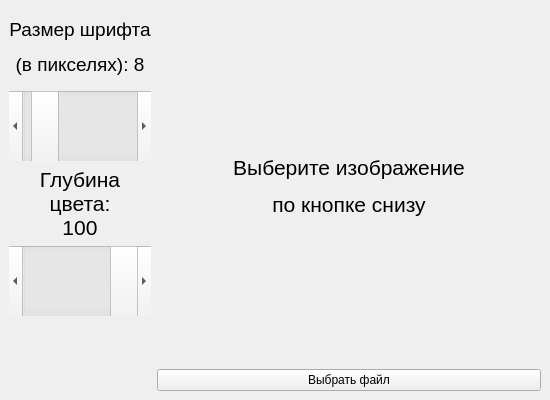
<?xml version="1.0" encoding="UTF-8"?>
<ui version="4.0">
 <class>MainWindow</class>
 <widget class="QMainWindow" name="MainWindow">
  <property name="geometry">
   <rect>
    <x>0</x>
    <y>0</y>
    <width>550</width>
    <height>400</height>
   </rect>
  </property>
  <property name="windowTitle">
   <string>MainWindow</string>
  </property>
  <property name="styleSheet">
   <string notr="true">QLabel{
font: 14pt &quot;Arial&quot;;
}</string>
  </property>
  <property name="iconSize">
   <size>
    <width>24</width>
    <height>24</height>
   </size>
  </property>
  <widget class="QWidget" name="centralwidget">
   <layout class="QHBoxLayout" name="horizontalLayout">
    <item>
     <layout class="QVBoxLayout" name="verticalLayout_2">
      <item>
       <widget class="QLabel" name="label_2">
        <property name="sizePolicy">
         <sizepolicy hsizetype="Preferred" vsizetype="Expanding">
          <horstretch>0</horstretch>
          <verstretch>0</verstretch>
         </sizepolicy>
        </property>
        <property name="text">
         <string>&lt;html&gt;&lt;head/&gt;&lt;body&gt;&lt;p&gt;&lt;span style=&quot; font-size:14pt;&quot;&gt;Размер шрифта&lt;/span&gt;&lt;/p&gt;&lt;p&gt;&lt;span style=&quot; font-size:14pt;&quot;&gt;(в пикселях): 8&lt;/span&gt;&lt;/p&gt;&lt;/body&gt;&lt;/html&gt;</string>
        </property>
        <property name="alignment">
         <set>Qt::AlignCenter</set>
        </property>
       </widget>
      </item>
      <item>
       <widget class="QScrollBar" name="horizontalScrollBar">
        <property name="sizePolicy">
         <sizepolicy hsizetype="Minimum" vsizetype="Fixed">
          <horstretch>0</horstretch>
          <verstretch>0</verstretch>
         </sizepolicy>
        </property>
        <property name="minimumSize">
         <size>
          <width>0</width>
          <height>70</height>
         </size>
        </property>
        <property name="maximumSize">
         <size>
          <width>16777215</width>
          <height>70</height>
         </size>
        </property>
        <property name="minimum">
         <number>2</number>
        </property>
        <property name="maximum">
         <number>64</number>
        </property>
        <property name="singleStep">
         <number>2</number>
        </property>
        <property name="pageStep">
         <number>2</number>
        </property>
        <property name="value">
         <number>8</number>
        </property>
        <property name="orientation">
         <enum>Qt::Horizontal</enum>
        </property>
       </widget>
      </item>
      <item>
       <widget class="QLabel" name="label_3">
        <property name="sizePolicy">
         <sizepolicy hsizetype="Preferred" vsizetype="Preferred">
          <horstretch>0</horstretch>
          <verstretch>0</verstretch>
         </sizepolicy>
        </property>
        <property name="text">
         <string>&lt;html&gt;&lt;head/&gt;&lt;body&gt;&lt;p&gt;&lt;span style=&quot; font-size:16pt;&quot;&gt;Глубина&lt;br/&gt;цвета:&lt;br/&gt;100&lt;/span&gt;&lt;/p&gt;&lt;/body&gt;&lt;/html&gt;</string>
        </property>
        <property name="alignment">
         <set>Qt::AlignCenter</set>
        </property>
       </widget>
      </item>
      <item>
       <widget class="QScrollBar" name="horizontalScrollBar_2">
        <property name="sizePolicy">
         <sizepolicy hsizetype="Minimum" vsizetype="Fixed">
          <horstretch>0</horstretch>
          <verstretch>0</verstretch>
         </sizepolicy>
        </property>
        <property name="minimumSize">
         <size>
          <width>0</width>
          <height>70</height>
         </size>
        </property>
        <property name="maximumSize">
         <size>
          <width>16777215</width>
          <height>70</height>
         </size>
        </property>
        <property name="minimum">
         <number>1</number>
        </property>
        <property name="maximum">
         <number>100</number>
        </property>
        <property name="value">
         <number>100</number>
        </property>
        <property name="orientation">
         <enum>Qt::Horizontal</enum>
        </property>
       </widget>
      </item>
      <item>
       <spacer name="verticalSpacer">
        <property name="orientation">
         <enum>Qt::Vertical</enum>
        </property>
        <property name="sizeHint" stdset="0">
         <size>
          <width>20</width>
          <height>40</height>
         </size>
        </property>
       </spacer>
      </item>
     </layout>
    </item>
    <item>
     <layout class="QVBoxLayout" name="verticalLayout">
      <item>
       <widget class="QLabel" name="label">
        <property name="sizePolicy">
         <sizepolicy hsizetype="Expanding" vsizetype="Expanding">
          <horstretch>0</horstretch>
          <verstretch>0</verstretch>
         </sizepolicy>
        </property>
        <property name="text">
         <string>&lt;html&gt;&lt;head/&gt;&lt;body&gt;&lt;p&gt;&lt;span style=&quot; font-size:16pt;&quot;&gt;Выберите изображение&lt;/span&gt;&lt;/p&gt;&lt;p&gt;&lt;span style=&quot; font-size:16pt;&quot;&gt;    по кнопке снизу&lt;/span&gt;&lt;/p&gt;&lt;/body&gt;&lt;/html&gt;</string>
        </property>
        <property name="textFormat">
         <enum>Qt::RichText</enum>
        </property>
        <property name="alignment">
         <set>Qt::AlignCenter</set>
        </property>
       </widget>
      </item>
      <item>
       <widget class="QPushButton" name="pushButton">
        <property name="text">
         <string>Выбрать файл</string>
        </property>
       </widget>
      </item>
     </layout>
    </item>
   </layout>
  </widget>
 </widget>
 <resources/>
 <connections/>
</ui>
